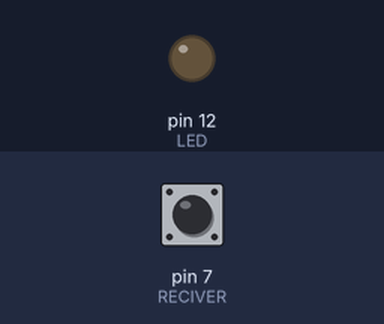
Simulated run of this sketch. Board: Arduino Uno, built with avr-gcc and run on an emulated ATmega328P. Shown: output pins drawn as LEDs (lit = HIGH). Dashed ring = blinking. Inputs (shaded band) come from the test bench; at power-on: pin 7 (RECIVER) HIGH. What the sketch prints to the serial monitor is not drawn.

Above: at 1.2 s.
1.3 s: pin 7 (RECIVER) driven LOW
At 2.3 s:
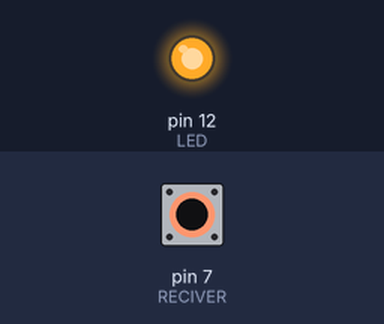
2.8 s: pin 7 (RECIVER) driven HIGH
At 3.5 s:
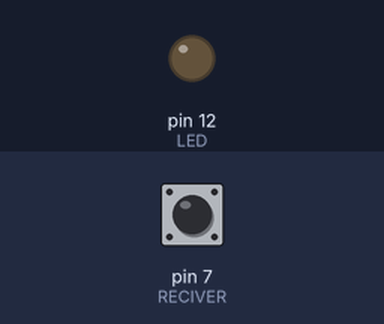
4.3 s: pin 7 (RECIVER) pulsed LOW 2 times (0.12 s each, 0.3 s apart)
At 4.36 s:
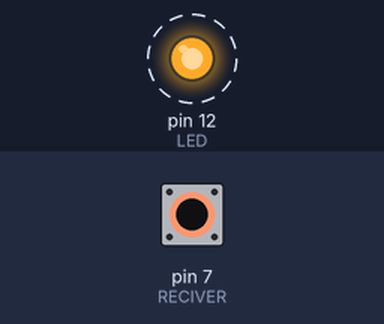
6.4 s: pin 7 (RECIVER) pulsed LOW 5 times (0.12 s each, 0.3 s apart)
At 8.0 s:
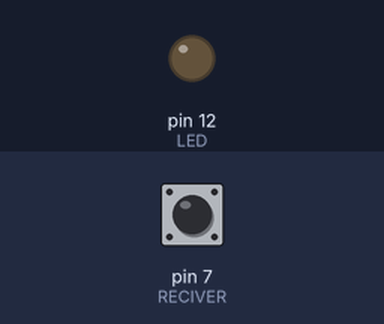
Timing chart, 0 to 9.5 s (numbered marks = the images above; inputs shaded):
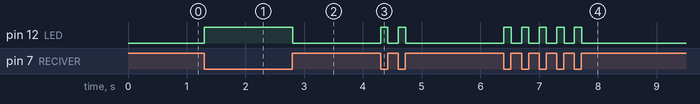

Measured:
- after the input at 1.3 s, pin 12 (LED): LOW → HIGH at once
- after the input at 2.8 s, pin 12 (LED): HIGH → LOW at once
- after the input at 4.3 s, pin 12 (LED): alternates HIGH for 0.12 s and LOW for 0.18 s, 4 changes in all, then stays LOW, starting at once
- after the input at 6.4 s, pin 12 (LED): alternates HIGH for 0.12 s and LOW for 0.18 s, 10 changes in all, then stays LOW, starting at once

The sketch:

IR_sensor_led_control.ino
```cpp
/*
  This program controls the LED by using the output value of the infrared sensor.
  If we bring the light-reflecting object close to the sensor, the LED will turn on!
*/


#define RECIVER 7  // IR sensor reciver on pin 7
#define LED 12     // led on pin 13

void setup() {
  Serial.begin(9600);
  // set resiver as input
  pinMode(RECIVER, INPUT);
  // set led as output
  pinMode(LED, OUTPUT);
}

void loop() {
  int sensor_val = digitalRead(RECIVER);

  if (sensor_val == 0) {
    Serial.print("White");
    digitalWrite(LED, 1);
  } else {
    digitalWrite(LED, 0);
  }

  // set led logical state --> not sensor_val
  // digitalWrite(LED, !sensor_val);
}
```
